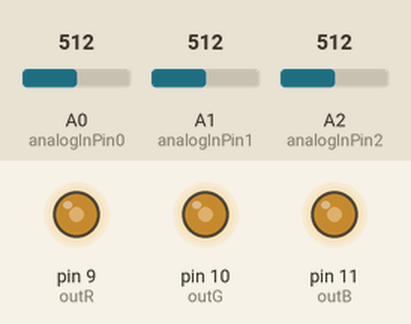
Recording of a sketch running on a simulated Arduino Uno, built with avr-gcc and run on an emulated ATmega328P. Shown: output pins drawn as LEDs (lit = HIGH). The inputs (shaded band) are chosen by the test bench; at power-on: A0 (analogInPin0) = 512, A1 (analogInPin1) = 512, A2 (analogInPin2) = 512.

Above: at 1.2 s.
1.3 s: A0 (analogInPin0) set to 306
At 2.5 s:
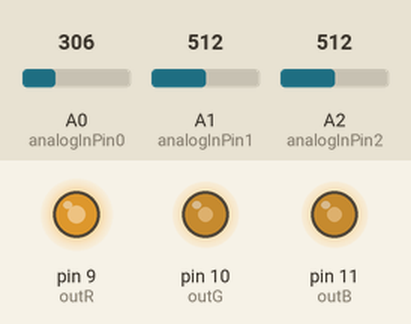
2.8 s: A1 (analogInPin1) set to 306
At 3.7 s:
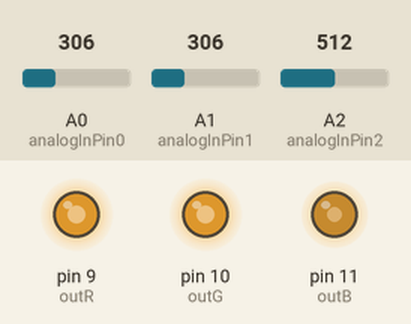
4.3 s: A2 (analogInPin2) set to 306
At 4.9 s:
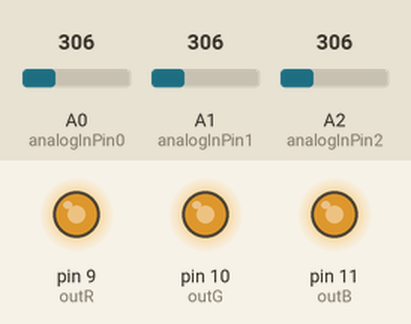
5.8 s: A0 (analogInPin0) set to 122
At 7.0 s:
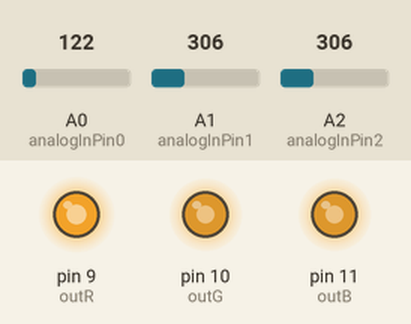
7.3 s: A1 (analogInPin1) set to 122
At 8.3 s:
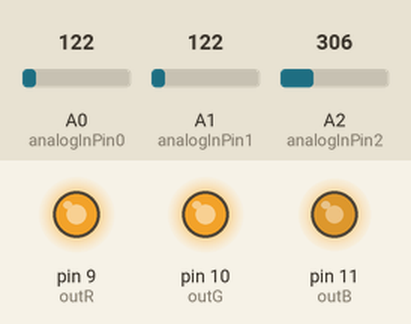
8.8 s: A2 (analogInPin2) set to 122
At 9.5 s:
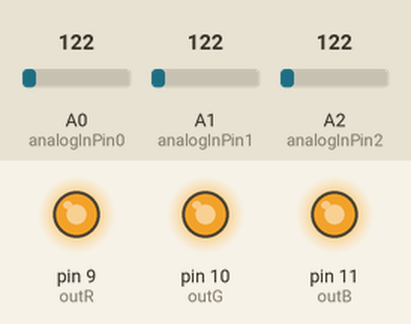
Timing chart, 0 to 11.3 s (numbered marks = the images above; inputs shaded):
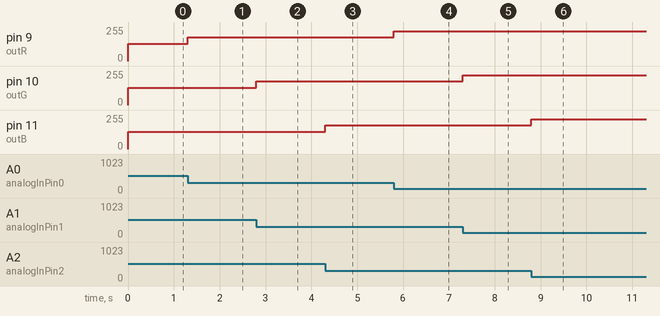

Measured:
- after the input at 1.3 s, pin 9 (outR): 128/255 → 179/255 at once
- after the input at 2.8 s, pin 10 (outG): 128/255 → 179/255 at once
- after the input at 4.3 s, pin 11 (outB): 128/255 → 179/255 at once
- after the input at 5.8 s, pin 9 (outR): 179/255 → 225/255 at once
- after the input at 7.3 s, pin 10 (outG): 179/255 → 225/255 at once
- after the input at 8.8 s, pin 11 (outB): 179/255 → 225/255 at once

The sketch:

rgb.ino
```cpp
/*
    Taller del Color 2016
    Pedro Garretón - Herbert Spencer
    e[ad]
*/

// input addresses
const int analogInPin0 = 0;
const int analogInPin1 = 1;
const int analogInPin2 = 2;

// output addresses
const int outR = 9;
const int outG = 10;
const int outB = 11;

// potenciometer values
int potR = 0;
int potG = 0;
int potB = 0;

// mapped output values
int outRval = 0;
int outGval = 0;
int outBval = 0;

void setup() {
  // initialize serial communications at 9600 bps:
  Serial.begin(9600);
}

void loop() {

  // read potenciometer values:
  potR = analogRead(analogInPin0);
  potG = analogRead(analogInPin1);
  potB = analogRead(analogInPin2);

  // map values
  outRval = map(potR, 0, 1023, 255, 0);
  outGval = map(potG, 0, 1023, 255, 0);
  outBval = map(potB, 0, 1023, 255, 0);

  // write values
  analogWrite(outR, outRval);
  analogWrite(outG, outGval);
  analogWrite(outB, outBval);

  // debug();
}


void debug() {
  // print the results to the serial monitor:
  Serial.print("R = ");
  Serial.print(potR);
  //Serial.print("\t out = ");
  //Serial.print(outputValue);
  Serial.print("\t G = ");
  Serial.print(potG);
  //Serial.print("\t out1 = ");
  //Serial.println(outGval);
  Serial.print("\t B = ");
  Serial.println(potB);
  //Serial.print("\t out2 = ");
  //Serial.println(outBval);
  delay(50);

}
```
